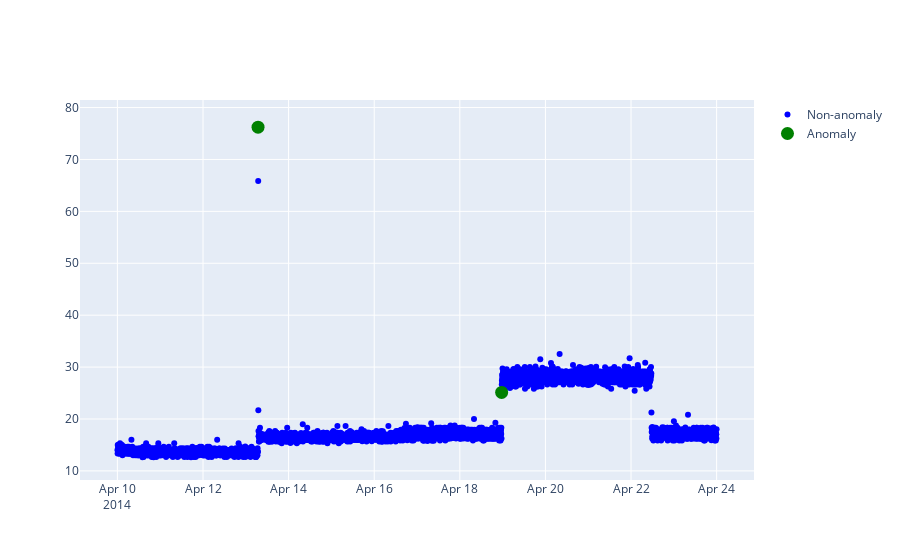

This figure's notebook cell:
### Code cell
fig = go.Figure()
fig.add_trace(go.Scatter(x=valid['timestamp'], y=valid['value'], 
                         mode='markers', name='Non-anomaly',
                         marker=dict(color='blue')))
fig.add_trace(go.Scatter(x=valid_anomalies['timestamp'],
                         y=valid_anomalies['value'], 
                         mode='markers', name='Anomaly',
                         marker=dict(color='green', size=13)))

### Figure 1 — Plotly figure (JSON) as saved in the notebook; plotly's stock layout.template omitted (floating-point values rounded to 4 significant figures; data arrays with more than 128 entries replaced by an {"elided": "..."} marker saying what was removed)
{"data": [{"marker": {"color": "blue"}, "mode": "markers", "name": "Non-anomaly", "type": "scatter", "x": {"elided": "4032 str values"}, "y": {"elided": "4032 float values"}}, {"marker": {"color": "green", "size": 13}, "mode": "markers", "name": "Anomaly", "type": "scatter", "x": ["2014-04-13T06:52:00", "2014-04-18T23:27:00"], "y": [76.23, 25.11]}], "layout": {}}
